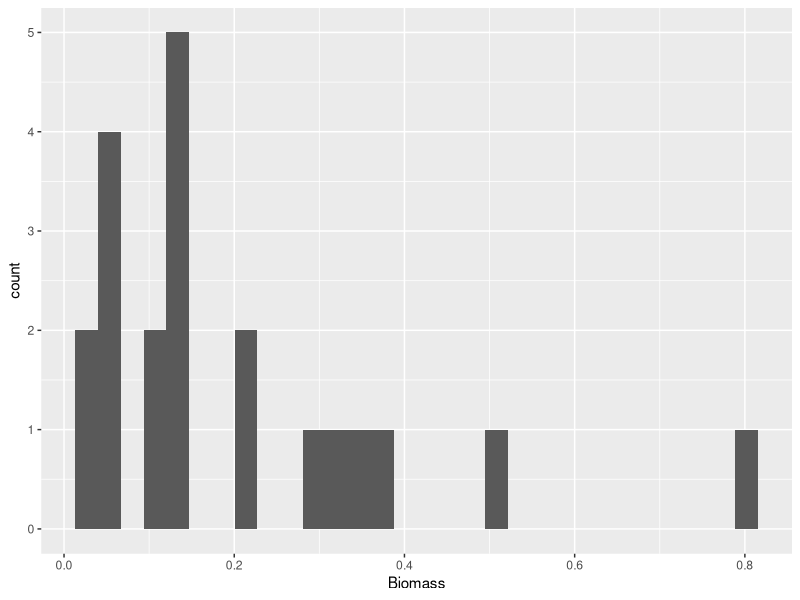
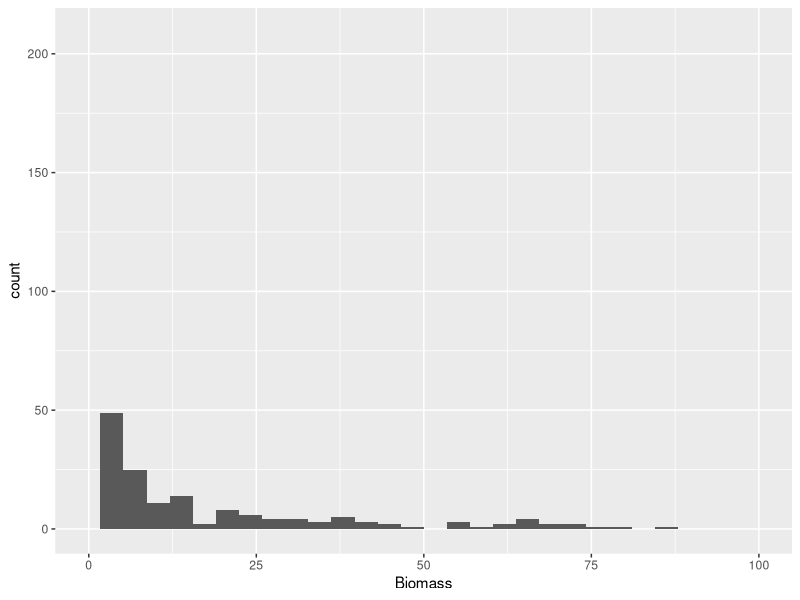
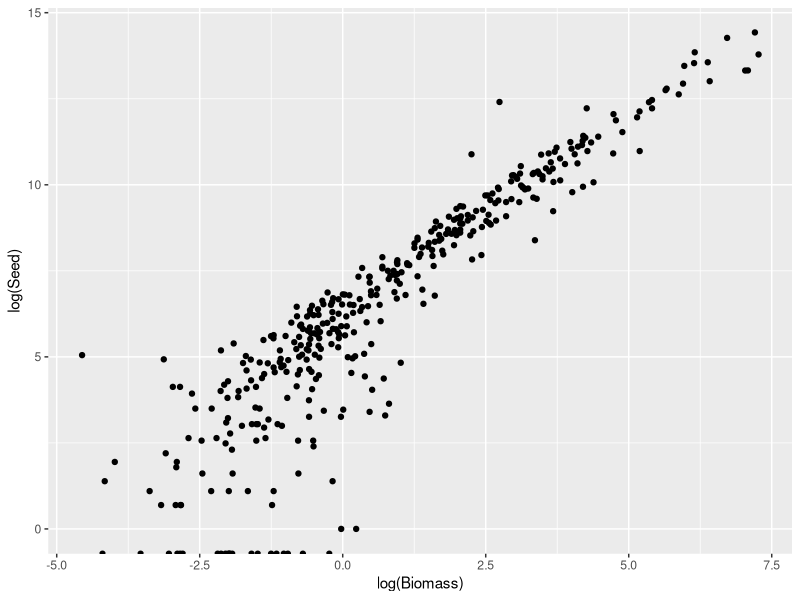
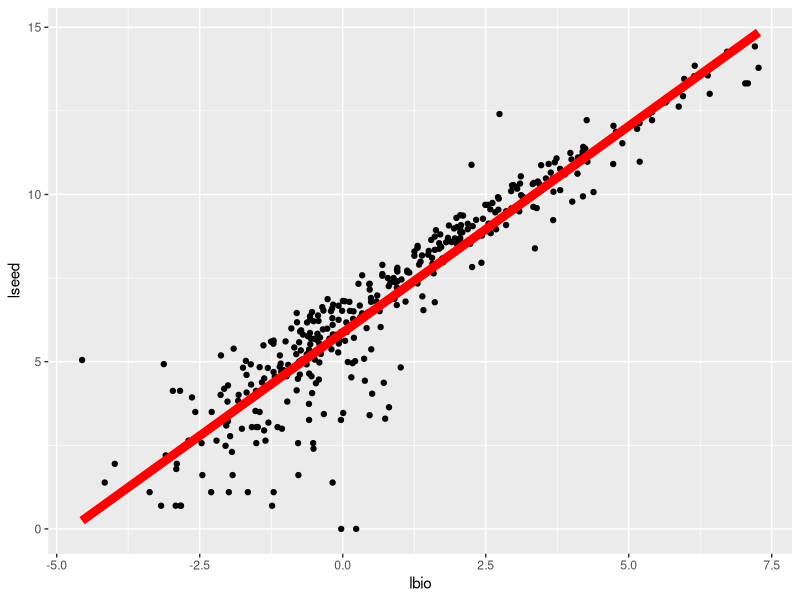

Recreate these plots in R, in order.
# created 4/14/2020
# purpose: look at relationship between waterhemp biomass and seed production
# note: using huong's data

library(tidyverse)
library(readxl)

dat <- read_excel("data/raw/huong_waterhemp-seeds.xlsx")


dat %>% 
  filter(Seed == 0) %>% 
  ggplot(aes(Biomass)) +
  geom_histogram()

# what are the units for Biomass?

dat %>% 
  ggplot(aes(Biomass)) + 
  geom_histogram() + 
  scale_x_continuous(limits = c(0, 100))

# a nickel is 5 grams. Biomass must be in grams. So <1 gram plants don't produce seeds. 

dat %>% 
  ggplot(aes(log(Biomass), log(Seed))) + 
  geom_point()


#--log-linear relationship. What does that mean?

#https://data.library.virginia.edu/interpreting-log-transformations-in-a-linear-model/

# Both dependent/response variable and independent/predictor variable(s) are log-transformed. 
# Interpret the coefficient as the percent increase in the dependent variable for every 1% increase in the independent variable. 
# Example: the coefficient is 0.198. For every 1% increase in the independent variable, our dependent variable increases by about 0.20%. 
# For x percent increase, calculate 1.x to the power of the coefficient, subtract from 1, and multiply by 100. 
# Example: For every 20% increase in the independent variable, our dependent variable increases by about (1.20 0.198 – 1) * 100 = 3.7 percent.


ldat <- 
  dat %>% 
  filter(Seed != 0) %>% 
  mutate(lbio = log(Biomass),
         lseed = log(Seed))

# Force the intercept through 0
lm1 <- lm(log(Seed) ~ log(Biomass), data = dat %>% filter(Seed != 0))
lm2 <- lm(lseed ~ lbio, data = ldat)

library(broom)

tidy(lm1$coefficients)
tidy(lm2$coefficients)

# So for eery 1% increase in Biomass, you get a 1.2% inc in number of seeds

ggplot(data = ldat, aes(x = lbio, y = lseed)) + 
  geom_point() + 
  geom_line(aes(y = fitted(lm2)), color = "red", size = 3)
